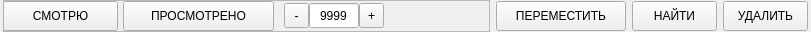
<?xml version="1.0" encoding="UTF-8"?>
<ui version="4.0">
 <class>row_btns</class>
 <widget class="QWidget" name="row_btns">
  <property name="geometry">
   <rect>
    <x>0</x>
    <y>0</y>
    <width>811</width>
    <height>32</height>
   </rect>
  </property>
  <property name="windowTitle">
   <string>Form</string>
  </property>
  <layout class="QHBoxLayout" name="horizontalLayout">
   <property name="spacing">
    <number>6</number>
   </property>
   <property name="sizeConstraint">
    <enum>QLayout::SetNoConstraint</enum>
   </property>
   <property name="leftMargin">
    <number>3</number>
   </property>
   <property name="topMargin">
    <number>0</number>
   </property>
   <property name="rightMargin">
    <number>3</number>
   </property>
   <property name="bottomMargin">
    <number>0</number>
   </property>
   <item>
    <widget class="QFrame" name="left_frame">
     <property name="frameShape">
      <enum>QFrame::StyledPanel</enum>
     </property>
     <property name="frameShadow">
      <enum>QFrame::Raised</enum>
     </property>
     <widget class="QPushButton" name="viewed">
      <property name="geometry">
       <rect>
        <x>120</x>
        <y>1</y>
        <width>151</width>
        <height>30</height>
       </rect>
      </property>
      <property name="minimumSize">
       <size>
        <width>30</width>
        <height>30</height>
       </size>
      </property>
      <property name="cursor">
       <cursorShape>PointingHandCursor</cursorShape>
      </property>
      <property name="focusPolicy">
       <enum>Qt::NoFocus</enum>
      </property>
      <property name="layoutDirection">
       <enum>Qt::LeftToRight</enum>
      </property>
      <property name="text">
       <string>ПРОСМОТРЕНО</string>
      </property>
     </widget>
     <widget class="QPushButton" name="viewing">
      <property name="geometry">
       <rect>
        <x>0</x>
        <y>1</y>
        <width>115</width>
        <height>30</height>
       </rect>
      </property>
      <property name="minimumSize">
       <size>
        <width>115</width>
        <height>30</height>
       </size>
      </property>
      <property name="maximumSize">
       <size>
        <width>100</width>
        <height>16777215</height>
       </size>
      </property>
      <property name="cursor">
       <cursorShape>PointingHandCursor</cursorShape>
      </property>
      <property name="focusPolicy">
       <enum>Qt::NoFocus</enum>
      </property>
      <property name="layoutDirection">
       <enum>Qt::LeftToRight</enum>
      </property>
      <property name="text">
       <string>СМОТРЮ</string>
      </property>
     </widget>
     <widget class="QLineEdit" name="episode_edit">
      <property name="geometry">
       <rect>
        <x>306</x>
        <y>3</y>
        <width>50</width>
        <height>25</height>
       </rect>
      </property>
      <property name="text">
       <string>9999</string>
      </property>
      <property name="maxLength">
       <number>4</number>
      </property>
      <property name="alignment">
       <set>Qt::AlignCenter</set>
      </property>
     </widget>
     <widget class="QToolButton" name="minus">
      <property name="geometry">
       <rect>
        <x>281</x>
        <y>3</y>
        <width>25</width>
        <height>25</height>
       </rect>
      </property>
      <property name="cursor">
       <cursorShape>PointingHandCursor</cursorShape>
      </property>
      <property name="focusPolicy">
       <enum>Qt::NoFocus</enum>
      </property>
      <property name="text">
       <string>-</string>
      </property>
     </widget>
     <widget class="QToolButton" name="plus">
      <property name="geometry">
       <rect>
        <x>356</x>
        <y>3</y>
        <width>25</width>
        <height>25</height>
       </rect>
      </property>
      <property name="cursor">
       <cursorShape>PointingHandCursor</cursorShape>
      </property>
      <property name="focusPolicy">
       <enum>Qt::NoFocus</enum>
      </property>
      <property name="text">
       <string>+</string>
      </property>
     </widget>
    </widget>
   </item>
   <item>
    <layout class="QHBoxLayout" name="horizontalLayout_3">
     <item>
      <widget class="QPushButton" name="move_btn">
       <property name="enabled">
        <bool>true</bool>
       </property>
       <property name="minimumSize">
        <size>
         <width>130</width>
         <height>30</height>
        </size>
       </property>
       <property name="maximumSize">
        <size>
         <width>100</width>
         <height>16777215</height>
        </size>
       </property>
       <property name="cursor">
        <cursorShape>PointingHandCursor</cursorShape>
       </property>
       <property name="focusPolicy">
        <enum>Qt::NoFocus</enum>
       </property>
       <property name="toolTip">
        <string>&lt;html&gt;&lt;head/&gt;&lt;body&gt;&lt;p&gt;&lt;span style=&quot; font-size:12pt; font-weight:600;&quot;&gt;Переместить тайтл в другой плейлист&lt;/span&gt;&lt;/p&gt;&lt;/body&gt;&lt;/html&gt;</string>
       </property>
       <property name="text">
        <string>ПЕРЕМЕСТИТЬ</string>
       </property>
      </widget>
     </item>
     <item>
      <widget class="QPushButton" name="find_btn">
       <property name="enabled">
        <bool>true</bool>
       </property>
       <property name="minimumSize">
        <size>
         <width>0</width>
         <height>30</height>
        </size>
       </property>
       <property name="maximumSize">
        <size>
         <width>100</width>
         <height>16777215</height>
        </size>
       </property>
       <property name="cursor">
        <cursorShape>PointingHandCursor</cursorShape>
       </property>
       <property name="focusPolicy">
        <enum>Qt::NoFocus</enum>
       </property>
       <property name="toolTip">
        <string>&lt;html&gt;&lt;head/&gt;&lt;body&gt;&lt;p&gt;&lt;span style=&quot; font-size:12pt; font-weight:600;&quot;&gt;Найти в основном плейлисте&lt;/span&gt;&lt;/p&gt;&lt;/body&gt;&lt;/html&gt;</string>
       </property>
       <property name="text">
        <string>НАЙТИ</string>
       </property>
      </widget>
     </item>
     <item>
      <widget class="QPushButton" name="del_title">
       <property name="minimumSize">
        <size>
         <width>0</width>
         <height>30</height>
        </size>
       </property>
       <property name="maximumSize">
        <size>
         <width>100</width>
         <height>16777215</height>
        </size>
       </property>
       <property name="cursor">
        <cursorShape>PointingHandCursor</cursorShape>
       </property>
       <property name="focusPolicy">
        <enum>Qt::NoFocus</enum>
       </property>
       <property name="text">
        <string>УДАЛИТЬ</string>
       </property>
      </widget>
     </item>
    </layout>
   </item>
  </layout>
 </widget>
 <resources/>
 <connections/>
</ui>
